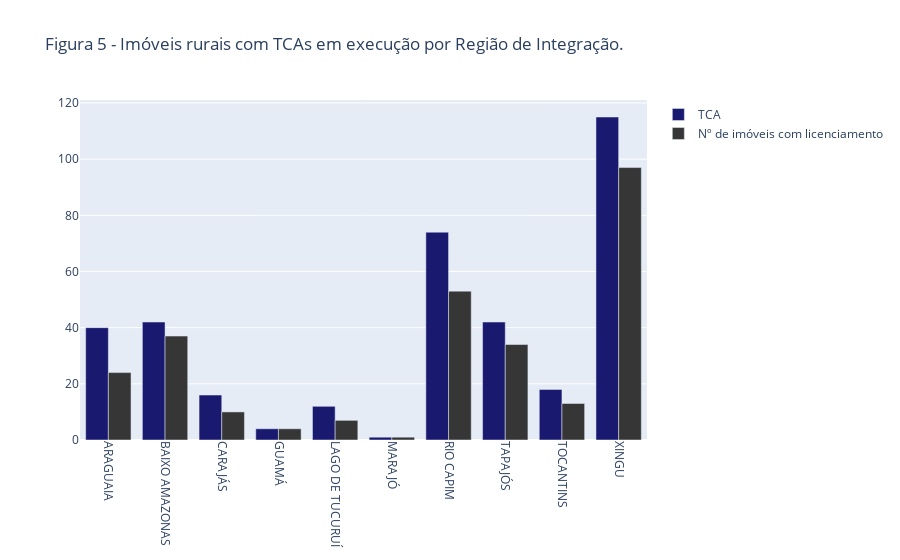

The cell this chart's notebook holds for it:
### Code cell
#Número de imóveis rurais com TCAs em execução e com licenciamento por região de integração
import pandas as pd
import plotly.graph_objects as go

data = pd.read_excel('tab_dinamica_TCA.xlsx')

regInt = data['Região de Integração']
nTCA = data['TCA']
nLic = data['n° de Imovéis com Licencimento']

fig = go.Figure()
fig.add_trace(go.Bar(
    x=regInt,
    y=nTCA,
    name='TCA',
    marker_color='#191970'
))
fig.add_trace(go.Bar(
    x=regInt,
    y=nLic,
    name='Nº de imóveis com licenciamento',
    marker_color='#363636'
))

# Here we modify the tickangle of the xaxis, resulting in rotated labels.
fig.update_layout(barmode='group', xaxis_tickangle=90, 
                  title = "Figura 5 - Imóveis rurais com TCAs em execução por Região de Integração.")
fig.update_traces(textfont_size=8, textangle=0, textposition="outside", cliponaxis=False)
fig.show()

### Figure 1 — Plotly figure (JSON) as saved in the notebook; plotly's stock layout.template omitted (floating-point values rounded to 4 significant figures)
{"data": [{"cliponaxis": false, "marker": {"color": "#191970"}, "name": "TCA", "textangle": 0, "textfont": {"size": 8}, "textposition": "outside", "type": "bar", "x": ["ARAGUAIA", "BAIXO AMAZONAS", "CARAJÁS", "GUAMÁ", "LAGO DE TUCURUÍ", "MARAJÓ", "RIO CAPIM", "TAPAJÓS", "TOCANTINS", "XINGU"], "y": [40, 42, 16, 4, 12, 1, 74, 42, 18, 115]}, {"cliponaxis": false, "marker": {"color": "#363636"}, "name": "Nº de imóveis com licenciamento", "textangle": 0, "textfont": {"size": 8}, "textposition": "outside", "type": "bar", "x": ["ARAGUAIA", "BAIXO AMAZONAS", "CARAJÁS", "GUAMÁ", "LAGO DE TUCURUÍ", "MARAJÓ", "RIO CAPIM", "TAPAJÓS", "TOCANTINS", "XINGU"], "y": [24, 37, 10, 4, 7, 1, 53, 34, 13, 97]}], "layout": {"barmode": "group", "title": {"text": "Figura 5 - Imóveis rurais com TCAs em execução por Região de Integração."}, "xaxis": {"tickangle": 90}}}
